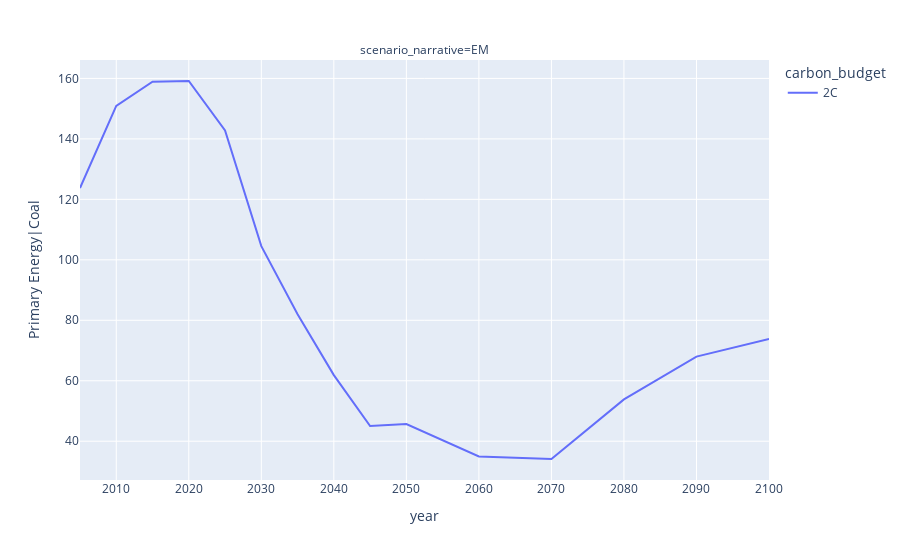

Write notebook code for a chart like this one.
### Code cell
px.line(df.loc[(df['scenario'] == 'T34_1000_feas_em') & (df['model'] == "POLES ENGAGE")],
        x = "year",
        y="Primary Energy|Coal",
        color = "carbon_budget",
        facet_col="scenario_narrative",
        hover_data = {'scenario':True})

### Figure 1 — Plotly figure (JSON) as saved in the notebook; plotly's stock layout.template omitted (floating-point values rounded to 4 significant figures)
{"data": [{"customdata": [["T34_1000_feas_em"], ["T34_1000_feas_em"], ["T34_1000_feas_em"], ["T34_1000_feas_em"], ["T34_1000_feas_em"], ["T34_1000_feas_em"], ["T34_1000_feas_em"], ["T34_1000_feas_em"], ["T34_1000_feas_em"], ["T34_1000_feas_em"], ["T34_1000_feas_em"], ["T34_1000_feas_em"], ["T34_1000_feas_em"], ["T34_1000_feas_em"], ["T34_1000_feas_em"]], "hovertemplate": "carbon_budget=2C<br>scenario_narrative=EM<br>year=%{x}<br>Primary Energy|Coal=%{y}<br>scenario=%{customdata[0]}<extra></extra>", "legendgroup": "2C", "line": {"color": "#636efa", "dash": "solid"}, "marker": {"symbol": "circle"}, "mode": "lines", "name": "2C", "orientation": "v", "showlegend": true, "type": "scatter", "x": [2005, 2010, 2015, 2020, 2025, 2030, 2035, 2040, 2045, 2050, 2060, 2070, 2080, 2090, 2100], "xaxis": "x", "y": [123.8, 150.9, 158.9, 159.1, 142.8, 104.5, 82.02, 61.87, 45.05, 45.68, 34.95, 34.12, 53.83, 67.99, 73.86], "yaxis": "y"}], "layout": {"annotations": [{"font": {}, "showarrow": false, "text": "scenario_narrative=EM", "x": 0.5, "xanchor": "center", "xref": "paper", "y": 1, "yanchor": "bottom", "yref": "paper"}], "legend": {"title": {"text": "carbon_budget"}, "tracegroupgap": 0}, "margin": {"t": 60}, "xaxis": {"anchor": "y", "domain": [0, 1], "title": {"text": "year"}}, "yaxis": {"anchor": "x", "domain": [0, 1], "title": {"text": "Primary Energy|Coal"}}}}
